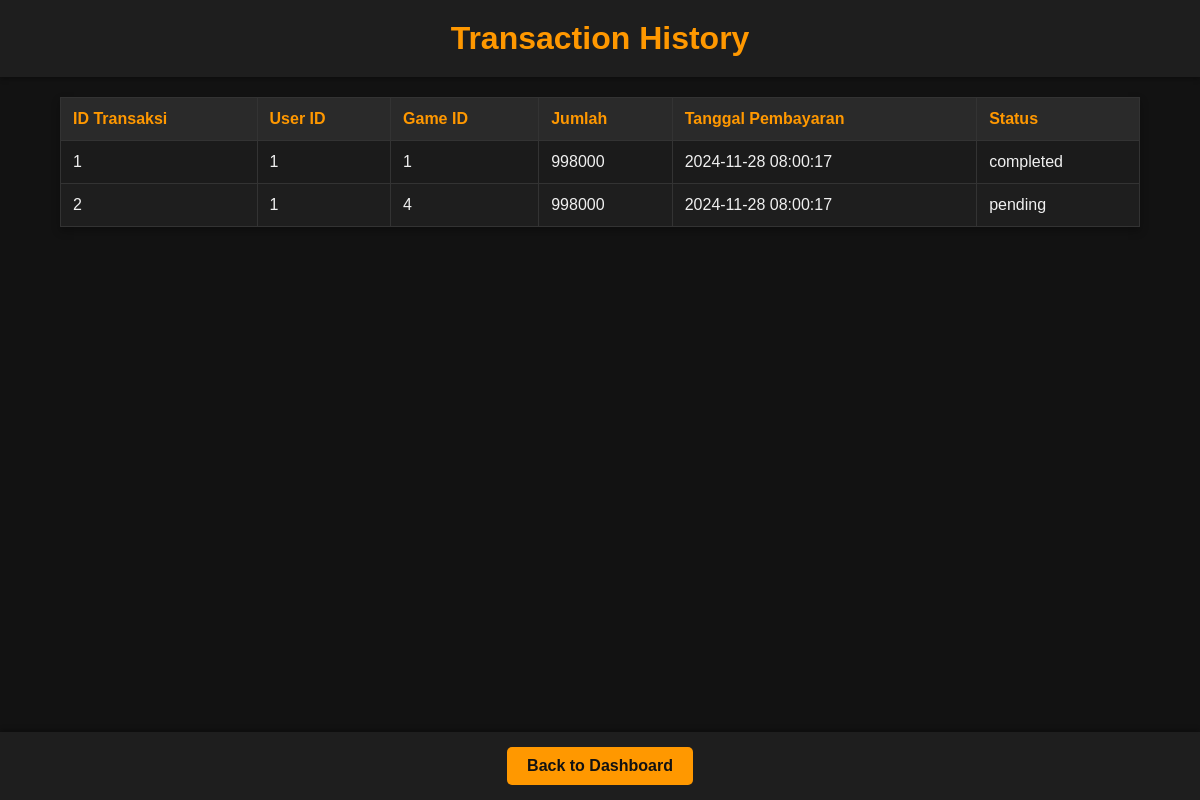
The page /transaction_history_admin.php (signed in) on the database as committed earlier.
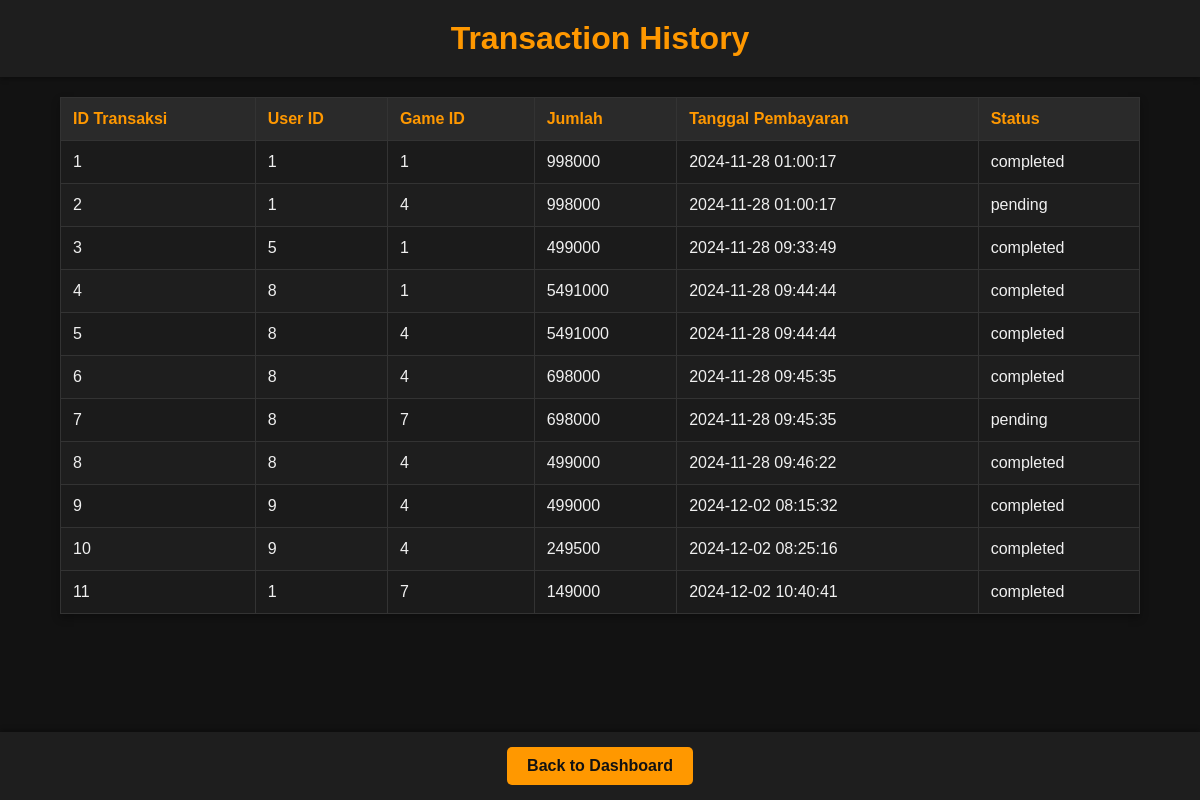
The same page on the database as committed later.
### tables this page shows
CREATE TABLE `transactions` (
  `id` int(11) NOT NULL,
  `user_id` int(11) NOT NULL,
  `game_id` int(11) NOT NULL,
  `amount` int(11) NOT NULL,
  `payment_method` varchar(50) NOT NULL,
  `status` varchar(50) NOT NULL,
  `total_amount` decimal(10,2) NOT NULL,
  `transaction_date` timestamp NOT NULL DEFAULT current_timestamp()
);

### transaction_history_admin.php (the view, shortened to what this page needs)
<?php
require 'koneksi.php';
$query_transactions = "SELECT * FROM transactions";
$transactions_result = $conn->query($query_transactions);
?>
<!DOCTYPE html>
<html lang="en">
<head>
    <link rel="stylesheet" href="transaction_history.css">
</head>
<body>
<header>
    <h1>Transaction History</h1>
</header>
<mai    n>
    <table>
        <tr>
            <th>ID Transaksi</th>
            <th>User ID</th>
            <th>Game ID</th>
            <th>Jumlah</th>
            <th>Tanggal Pembayaran</th>
            <th>Status</th>
        </tr>
        <?php while ($transaction = $transactions_result->fetch_assoc()) { ?>
            <tr>
                <td><?php echo $transaction['id']; ?></td>
                <td><?php echo $transaction['user_id']; ?></td>
                <td><?php echo $transaction['game_id']; ?></td>
                <td><?php echo $transaction['amount']; ?></td>
                <td><?php echo $transaction['transaction_date']; ?></td>
                <td><?php echo $transaction['status']; ?></td>
            </tr>
        <?php } ?>
    </table>
<footer>
    <a href="admin_dashboard.php" class="btn">Back to Dashboard</a>
</footer>
</body>
</html>

### transaction_history.css (style rules this page uses)
* { margin: 0; padding: 0; box-sizing: border-box; }
body { font-family: 'Arial', sans-serif; background-color: #121212; color: #f0f0f0; margin: 0; padding: 0; }
header { background-color: #1e1e1e; color: #ff9800; padding: 20px; text-align: center; box-shadow: 0px 2px 5px rgba(0, 0, 0, 0.3); }
table { width: 90%; margin: 20px auto; border-collapse: collapse; background-color: #1e1e1e; box-shadow: 0px 4px 8px rgba(0, 0, 0, 0.3); }
th, td { padding: 12px; text-align: left; border: 1px solid #333; }
th { background-color: #2a2a2a; color: #ff9800; }
td { color: #f0f0f0; }
tr:nth-child(even) { background-color: #1b1b1b; }
.btn { display: inline-block; padding: 10px 20px; background-color: #ff9800; color: #121212; text-decoration: none; border-radius: 5px; margin: 5px; font-weight: bold; text-align: center; transition: background-color 0.3s ease, transform 0.2s ease; }
footer { background-color: #1e1e1e; color: #ff9800; text-align: center; padding: 10px 0; position: fixed; width: 100%; bottom: 0; box-shadow: 0px -2px 5px rgba(0, 0, 0, 0.3); }

Rows that differ between the two databases and show on the page:
changed transactions id 1: transaction_date "2024-11-28 08:00:17" → "2024-11-28 01:00:17"
changed transactions id 2: transaction_date "2024-11-28 08:00:17" → "2024-11-28 01:00:17"
added transactions: id "3", user "5", game "1", amount "499000", transaction_date "2024-11-28 09:33:49", status "completed"
added transactions: id "4", user "8", game "1", amount "5491000", transaction_date "2024-11-28 09:44:44", status "completed"
added transactions: id "5", user "8", game "4", amount "5491000", transaction_date "2024-11-28 09:44:44", status "completed"
added transactions: id "6", user "8", game "4", amount "698000", transaction_date "2024-11-28 09:45:35", status "completed"
added transactions: id "7", user "8", game "7", amount "698000", transaction_date "2024-11-28 09:45:35", status "pending"
added transactions: id "8", user "8", game "4", amount "499000", transaction_date "2024-11-28 09:46:22", status "completed"
added transactions: id "9", user "9", game "4", amount "499000", transaction_date "2024-12-02 08:15:32", status "completed"
added transactions: id "10", user "9", game "4", amount "249500", transaction_date "2024-12-02 08:25:16", status "completed"
added transactions: id "11", user "1", game "7", amount "149000", transaction_date "2024-12-02 10:40:41", status "completed"
